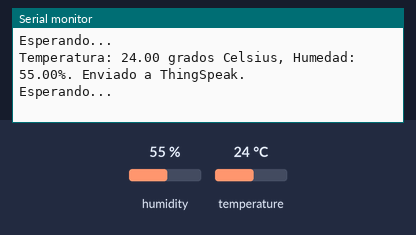
Recording of a sketch running on a simulated ESP8266 (NodeMCU). On the bench: the last lines printed to the serial monitor. Inputs (shaded band) come from the test bench; at power-on: humidity 55 %, temperature 24 °C. WiFi joins after 1.5 s; servers stay silent unless stated.

Above: at 2.7 s.
2.8 s: humidity set to 22 %
At 4.4 s:
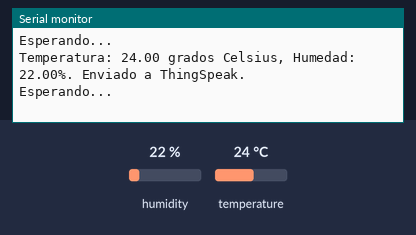
5.6 s: temperature set to 12 °C
At 6.6 s:
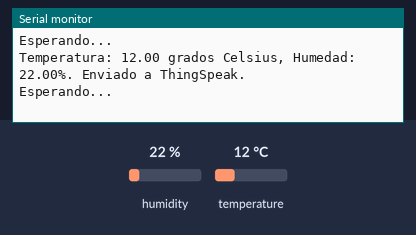
8.4 s: humidity set to 40 %
At 10.8 s:
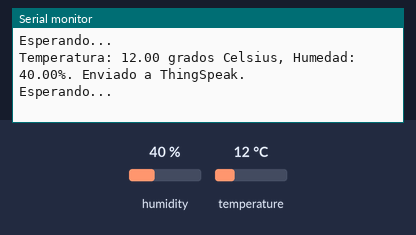
Timing chart, 0 to 12.3 s (numbered marks = the images above; inputs shaded):
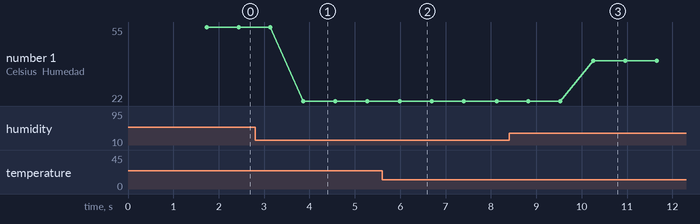

The sketch:

SensorDHT11.ino
```cpp
#include <DHT.h>
#include <ESP8266WiFi.h>

String apiKey = "****"; // Clave de escritura de ThingSpeak
const char *ssid = "***"; // Nombre de la red WiFi
const char *pass = "***"; // Contraseña de la red WiFi
const char *server = "api.thingspeak.com";

#define DHTPIN 2
DHT dht(DHTPIN, DHT11);
WiFiClient client;

void setup() {
  Serial.begin(115200);
  delay(10);
  dht.begin();

  Serial.println("Conectando a ");
  Serial.println(ssid);

  WiFi.begin(ssid, pass);
  while (WiFi.status() != WL_CONNECTED) {
    delay(500);
    Serial.print(".");
  }
  Serial.println();
  Serial.println("WiFi conectado");
}

void loop() {
  float humedad = dht.readHumidity();
  float temperatura = dht.readTemperature();

  if (isnan(humedad) || isnan(temperatura)) {
    Serial.println("¡Error al leer el sensor DHT!");
    return;
  }

  if (client.connect(server, 80)) {
    String postStr = "api_key=" + apiKey + "&field1=" + String(temperatura) + "&field2=" + String(humedad) + "\r\n\r\n";

    client.print("POST /update HTTP/1.1\n");
    client.print("Host: api.thingspeak.com\n");
    client.print("Connection: close\n");
    client.print("X-THINGSPEAKAPIKEY: " + apiKey + "\n");
    client.print("Content-Length: ");
    client.print(postStr.length());
    client.print("\n\n");
    client.print(postStr);

    Serial.print("Temperatura: ");
    Serial.print(temperatura);
    Serial.print(" grados Celsius, Humedad: ");
    Serial.print(humedad);
    Serial.println("%. Enviado a ThingSpeak.");
  } else {
    Serial.println("Error al conectar con ThingSpeak.");
  }

  client.stop();

  Serial.println("Esperando...");
  delay(500);
}
```

Measured:
- after the input at 2.8 s, the serial monitor: prints a new line after 1.1 s (image 1)
- after the input at 5.6 s, the serial monitor: prints a new line after 0.40 s (image 2)
- after the input at 8.4 s, the serial monitor: prints a new line after 1.9 s (image 3)
- plotted number 1: 55 → 22 after the input at 2.8 s, 22 → 40 after the input at 8.4 s
